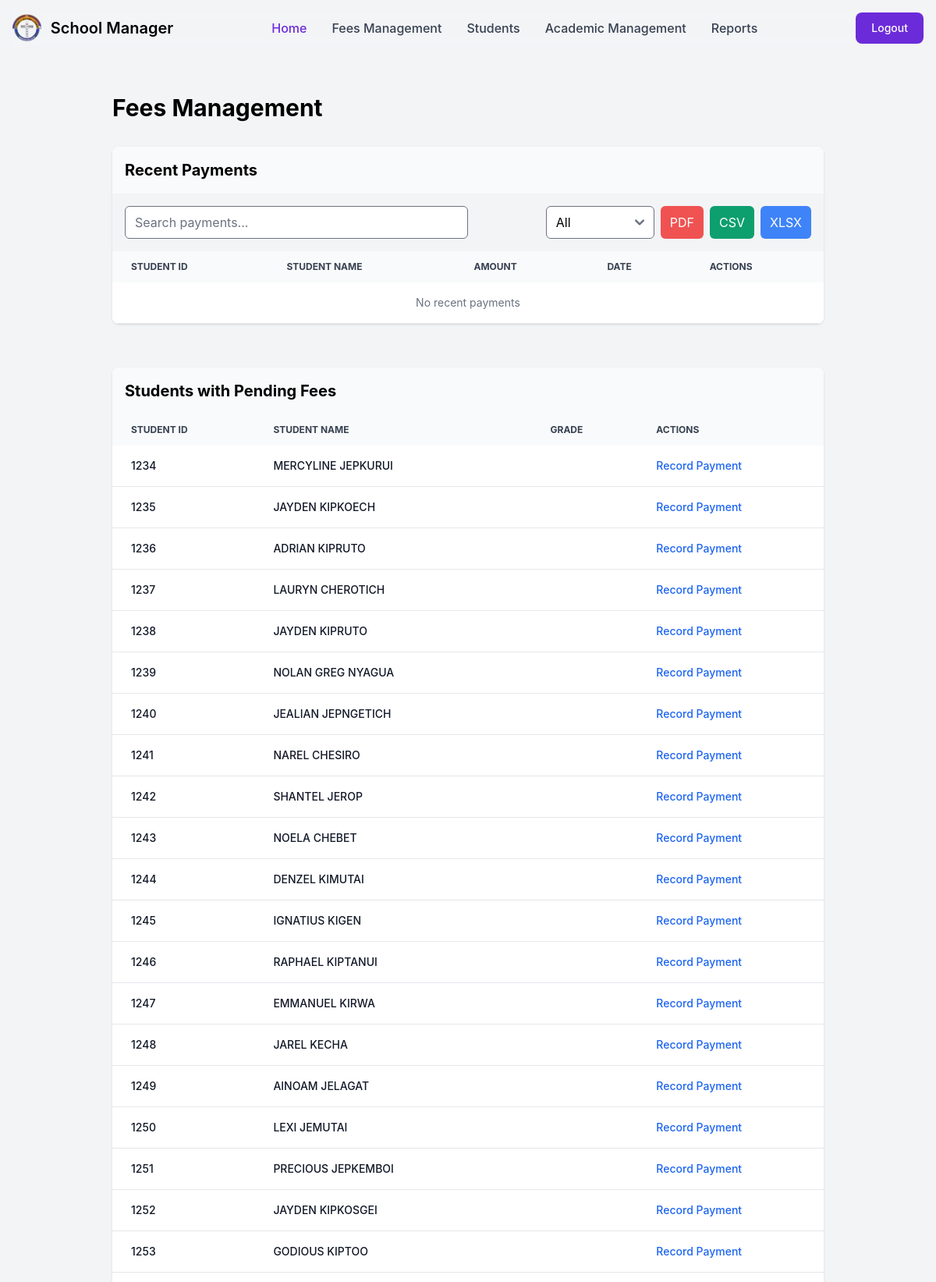
Page /control/fees/ (signed in, upper part) on the committed database.
### learners/models.py (models this page shows, shortened)
class LearnerRegister(models.Model):
    GENDER_CHOICES = [
        ('Male', 'Male'),
        ('Female', 'Female'),
    ]
    register_date = models.DateTimeField(auto_now_add=True)
    learner_id = models.IntegerField(unique=True)
    date_of_birth = models.DateField()
    name = models.CharField(max_length=100)
    grade = models.ForeignKey(Grade, on_delete=models.CASCADE, related_name='learners', default='1')
    gender = models.CharField(max_length=100, choices=GENDER_CHOICES)
    name_of_parent = models.CharField(max_length=100, default='Parent')
    parent_contact = models.CharField(max_length=100, default='Contact')
    fee_balance = models.DecimalField(max_digits=10, decimal_places=2, default=0)
    maize_balance = models.DecimalField(max_digits=10, decimal_places=2, default=0)
    beans_balance = models.DecimalField(max_digits=10, decimal_places=2, default=0)

### administrator/views.py (the view, shortened to what this page needs)
# urls.py: path('fees/', fees_management, name="fees_management"),
@login_required
def fees_management(request):
    filter_param = request.GET.get('filter', '')
    payments = FeesModel.objects.select_related('learner_id').order_by('-register_date')
    if filter_param == 'this_week':
        start_of_week = timezone.now().date() - timezone.timedelta(days=timezone.now().weekday())
        payments = payments.filter(register_date__gte=start_of_week)
    elif filter_param == 'this_month':
        payments = payments.filter(register_date__month=timezone.now().month, register_date__year=timezone.now().year)
    elif filter_param == 'this_year':
        payments = payments.filter(register_date__year=timezone.now().year)
    context = {
        'recent_payments': FeesModel.objects.order_by('-register_date')[:10],
        'students_with_pending_fees': LearnerRegister.objects.filter(feesmodel__isnull=True),
        'students': LearnerRegister.objects.all(),
    }
    return render(request, 'admin/fees.html', context)

### templates/admin/fees.html (shortened to what this page needs)
<head>
</head>
{% extends 'admin/base.html' %}
{% load static %}
{% block content %}
<div class="container p-8">
    <h1 class="text-3xl font-bold mb-6">Fees Management</h1>
    <div class="mt-8 bg-white dark:bg-gray-800 rounded-lg shadow w-full overflow-x-hidden">
        <h2 class="text-xl font-bold p-4 bg-gray-50 dark:bg-gray-700">Recent Payments</h2>
        <div class="p-4 bg-gray-100 dark:bg-gray-700 flex flex-wrap items-center justify-between">
            <div class="w-full md:w-1/2 mb-2 md:mb-0">
                <input type="text" id="paymentSearch" placeholder="Search payments..." class="w-full px-3 py-2 border rounded-md">
            </div>
            <div class="w-full md:w-1/2 flex justify-end">
                <select id="paymentFilter" class="px-3 py-2 border rounded-md mr-2">
                    <option value="">All</option>
                </select>
                <button onclick="exportPayments('pdf')" class="bg-red-500 text-white px-3 py-2 rounded-md mr-2">PDF</button>
                <button onclick="exportPayments('csv')" class="bg-green-500 text-white px-3 py-2 rounded-md mr-2">CSV</button>
                <button onclick="exportPayments('xlsx')" class="bg-blue-500 text-white px-3 py-2 rounded-md">XLSX</button>
            </div>
        </div>
        <div class="overflow-x-auto">
            <table id="paymentsTable" class="w-full text-sm text-left text-gray-500 dark:text-gray-400">
                <thead class="text-xs text-gray-700 uppercase bg-gray-50 dark:bg-gray-700 dark:text-gray-400">
                    <tr>
                        <th scope="col" class="px-6 py-3">Student ID</th>
                        <th scope="col" class="px-6 py-3">Student Name</th>
                        <th scope="col" class="px-6 py-3">Amount</th>
                        <th scope="col" class="px-6 py-3">Date</th>
                        <th scope="col" class="px-6 py-3">Actions</th>
                    </tr>
                </thead>
                <tbody>
                    {% for payment in recent_payments %}
                        <tr class="bg-white border-b dark:bg-gray-800 dark:border-gray-700 hover:bg-gray-50 dark:hover:bg-gray-600">
                            <td class="px-6 py-4">{{ payment.learner_id.learner_id }}</td>
                            <td class="px-6 py-4 font-medium text-gray-900 dark:text-white whitespace-nowrap">
                                {{ payment.learner_id.name }}
                            </td>
                            <td class="px-6 py-4">Ksh.{{ payment.amount }}</td>
                            <td class="px-6 py-4">{{ payment.register_date|date:"M d, Y" }}</td>
                            <td class="px-6 py-4">
                                <button onclick="openViewPaymentModal({{ payment.id }})" class="font-medium text-blue-600 dark:text-blue-500 hover:underline">View</button>
                            </td>
                        </tr>
                    {% empty %}
                        <tr class="bg-white border-b dark:bg-gray-800 dark:border-gray-700">
                            <td colspan="5" class="px-6 py-4 text-center">No recent payments</td>
                        </tr>
                    {% endfor %}
                </tbody>
            </table>
        </div>
    </div>
    <br>
    <div class="mt-8 bg-white dark:bg-gray-800 rounded-lg shadow overflow-hidden">
        <h2 class="text-xl font-bold p-4 bg-gray-50 dark:bg-gray-700">Students with Pending Fees</h2>
        <div class="overflow-x-auto">
            <table class="w-full text-sm text-left text-gray-500 dark:text-gray-400">
                <thead class="text-xs text-gray-700 uppercase bg-gray-50 dark:bg-gray-700 dark:text-gray-400">
                    <tr>
                        <th scope="col" class="px-6 py-3">Student ID</th>
                        <th scope="col" class="px-6 py-3">Student Name</th>
                        <th scope="col" class="px-6 py-3">Grade</th>
                        <th scope="col" class="px-6 py-3">Actions</th>
                    </tr>
                </thead>
                <tbody>
                    {% for student in students_with_pending_fees %}
                        <tr class="bg-white border-b dark:bg-gray-800 dark:border-gray-700 hover:bg-gray-50 dark:hover:bg-gray-600">
                            <td class="px-6 py-4 font-medium text-gray-900 dark:text-white whitespace-nowrap">
                                {{ student.learner_id }}
                            </td>
                            <td class="px-6 py-4 font-medium text-gray-900 dark:text-white whitespace-nowrap">
                                {{ student.name }}
                            </td>
                            <td class="px-6 py-4">{{ student.grade_name }}</td>
                            <td class="px-6 py-4">
                                <button onclick="openPaymentModal({{ student.id }}, '{{ student.name }}')" class="font-medium text-blue-600 dark:text-blue-500 hover:underline">Record Payment</button>
                            </td>
                        </tr>
                    {% empty %}
                        <tr class="bg-white border-b dark:bg-gray-800 dark:border-gray-700">
                    <td colspan="3" class="px-6 py-4 text-center">No students with pending fees</td>
                </tr>
            {% endfor %}
            </tbody>
        </table>
    </div>
    </div>
</div>
{% endblock %}

### rows in the picture
LearnerRegister: learner_id "1234", name "MERCYLINE JEPKURUI"
LearnerRegister: learner_id "1235", name "JAYDEN KIPKOECH"
LearnerRegister: learner_id "1236", name "ADRIAN KIPRUTO"
LearnerRegister: learner_id "1237", name "LAURYN CHEROTICH"
LearnerRegister: learner_id "1238", name "JAYDEN KIPRUTO"
LearnerRegister: learner_id "1239", name "NOLAN GREG NYAGUA"
LearnerRegister: learner_id "1240", name "JEALIAN JEPNGETICH"
LearnerRegister: learner_id "1241", name "NAREL CHESIRO"
LearnerRegister: learner_id "1242", name "SHANTEL JEROP"
LearnerRegister: learner_id "1243", name "NOELA CHEBET"
LearnerRegister: learner_id "1244", name "DENZEL KIMUTAI"
LearnerRegister: learner_id "1245", name "IGNATIUS KIGEN"
LearnerRegister: learner_id "1246", name "RAPHAEL KIPTANUI"
LearnerRegister: learner_id "1247", name "EMMANUEL KIRWA"
LearnerRegister: learner_id "1248", name "JAREL KECHA"
LearnerRegister: learner_id "1249", name "AINOAM JELAGAT"
LearnerRegister: learner_id "1250", name "LEXI JEMUTAI"
LearnerRegister: learner_id "1251", name "PRECIOUS JEPKEMBOI"
LearnerRegister: learner_id "1252", name "JAYDEN KIPKOSGEI"
LearnerRegister: learner_id "1253", name "GODIOUS KIPTOO"
